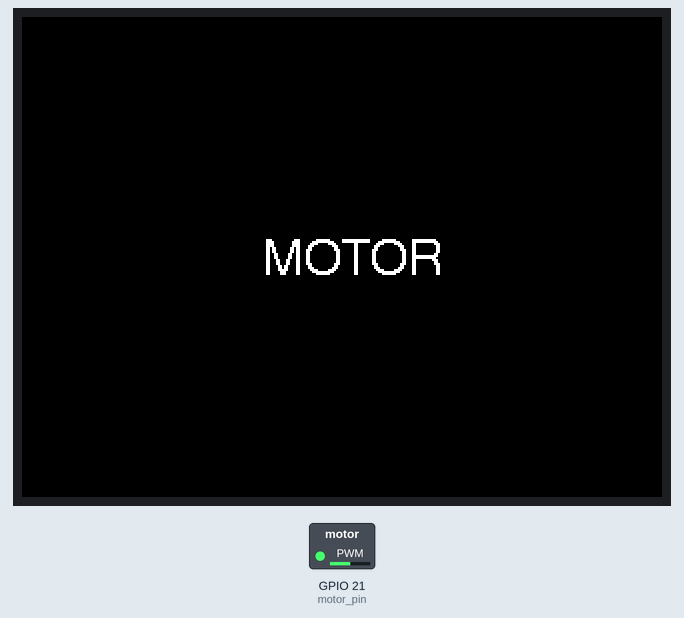
Bench run of a sketch on a simulated ESP32. Parts: 320×240 colour display, switched loads named in the sketch (green lamp = pin HIGH). Dashed ring = blinking.

Above: at 0.2 s.
Timing chart, 0 to 130.0 s (numbered marks = the images above):
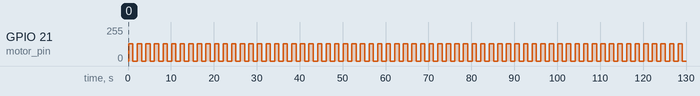

Measured:
- by itself, GPIO 21 (motor_pin): alternates 128/255 for 1.0 s and 0/255 for 1.0 s

The sketch:

FAN.ino
```cpp
#include <M5Stack.h>

const int motor_pin = 21;
int freq = 10000;
int ledChannel = 0;
int resolution = 10;
void setup() {
  // put your setup code here, to run once:
  M5.begin();
  M5.Lcd.setCursor(120, 110, 4);
  M5.Lcd.println("MOTOR");
  ledcSetup(ledChannel, freq, resolution);
  ledcAttachPin(motor_pin, ledChannel);

}
// 0 - 1024
void loop() {
  // put your main code here, to run repeatedly:
    ledcWrite(ledChannel, 512);//0°
    delay(1000);
    ledcWrite(ledChannel, 0);//90°
    delay(1000);
    //ledcWrite(ledChannel, 30);//180°
    //delay(1000);

}
```
